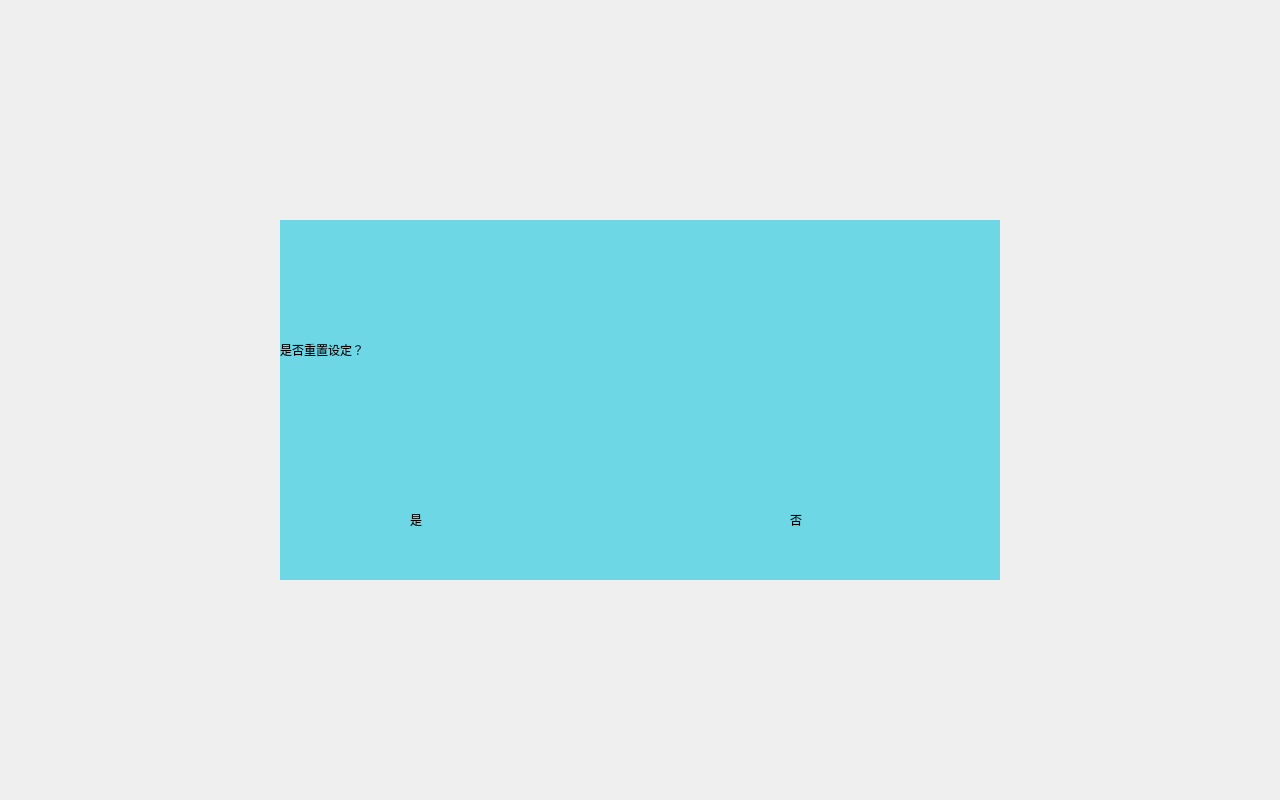
<?xml version="1.0" encoding="UTF-8"?>
<ui version="4.0">
 <class>reset_setting</class>
 <widget class="QWidget" name="reset_setting">
  <property name="geometry">
   <rect>
    <x>0</x>
    <y>0</y>
    <width>1280</width>
    <height>800</height>
   </rect>
  </property>
  <property name="windowTitle">
   <string>Form</string>
  </property>
  <widget class="Label_yes_reset" name="label_yes">
   <property name="geometry">
    <rect>
     <x>410</x>
     <y>490</y>
     <width>100</width>
     <height>60</height>
    </rect>
   </property>
   <property name="text">
    <string>是</string>
   </property>
  </widget>
  <widget class="QLabel" name="label_backdrop">
   <property name="geometry">
    <rect>
     <x>280</x>
     <y>220</y>
     <width>720</width>
     <height>360</height>
    </rect>
   </property>
   <property name="styleSheet">
    <string notr="true">background-color: rgb(110, 215, 230);</string>
   </property>
   <property name="text">
    <string/>
   </property>
  </widget>
  <widget class="Label_no_reset" name="label_no">
   <property name="geometry">
    <rect>
     <x>790</x>
     <y>490</y>
     <width>100</width>
     <height>60</height>
    </rect>
   </property>
   <property name="text">
    <string>否</string>
   </property>
  </widget>
  <widget class="QLabel" name="label">
   <property name="geometry">
    <rect>
     <x>0</x>
     <y>0</y>
     <width>1280</width>
     <height>800</height>
    </rect>
   </property>
   <property name="text">
    <string/>
   </property>
  </widget>
  <widget class="QLabel" name="label_num">
   <property name="geometry">
    <rect>
     <x>280</x>
     <y>330</y>
     <width>720</width>
     <height>40</height>
    </rect>
   </property>
   <property name="text">
    <string>是否重置设定？</string>
   </property>
  </widget>
  <zorder>label_backdrop</zorder>
  <zorder>label</zorder>
  <zorder>label_yes</zorder>
  <zorder>label_no</zorder>
  <zorder>label_num</zorder>
 </widget>
 <customwidgets>
  <customwidget>
   <class>Label_no_reset</class>
   <extends>QLabel</extends>
   <header>reset_setting.h</header>
  </customwidget>
  <customwidget>
   <class>Label_yes_reset</class>
   <extends>QLabel</extends>
   <header>reset_setting.h</header>
  </customwidget>
 </customwidgets>
 <resources/>
 <connections/>
</ui>
